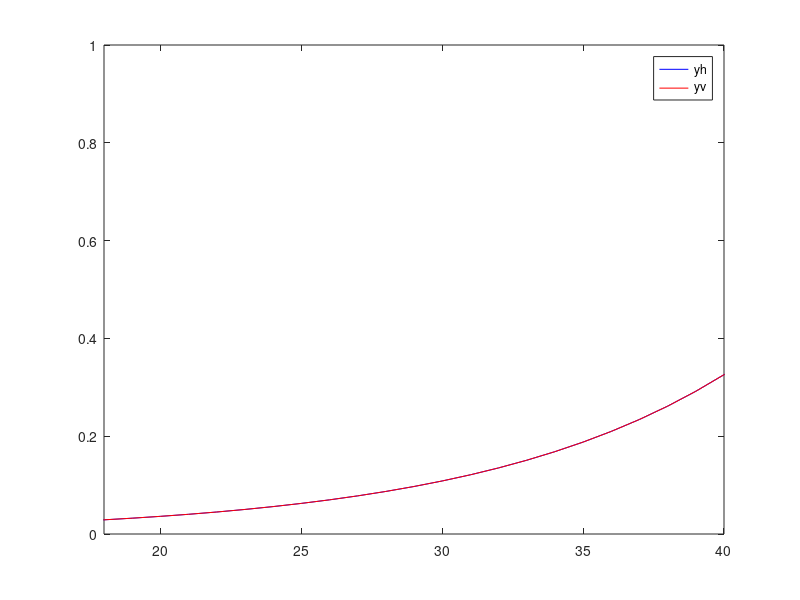

The MATLAB source for this figure: (Note: this script raises an error after producing the figure.)
%
% Build weight maps for paper illustration.
%
%

% Modelling left map - double exponential. This is matched to
% left(15,:) where left is loaded with load_sbgmaps.m.
x=[1:50];

yh=0.004*exp(0.11.*x);
yv=0.004*exp(0.11.*x);

figure(110); clf;
plot (x,yh,'b');
hold on;
%plot (x,yhcmp,'b--');
%plot (x,yhcmp2,'b..');
plot (x,yv,'r');
%plot (x,yvcmp,'r--');
xlim([18 40]);
%ylim([0 5]);
legend('yh','yv')
omsetgrid([1,0]);

% A parameter for graphing
zlim_max=1;

% Do the sine part in higher precision first, to ensure symmetry
% (rather than having circ commands of 12 and 13). Use 5000 pixels
% rather than 50.
%
% Here's half a sine wave. Both at 1900 was my starting point.
sine_width1 = 5000/2;
sine_width2 = sine_width1;

% Create Y from yh and yv.
YH = repmat(yh,50,1);
YV = repmat(yv,50,1);

zer=zeros(1,5000);

x2=[0:4999];
z1 = sin(x2.*pi./sine_width1);
z2 = sin(x2.*pi./sine_width2);

mask1A = find(x2<sine_width1);
mask1AL = find(x2<sine_width1/2);
mask1AR = find(x2<sine_width1 & x2>=sine_width1/2);
mask1B = find(x2>=sine_width1);

mask2A = find(x2<sine_width2);
mask2AL = find(x2<sine_width2/2);
mask2AR = find(x2<sine_width2 & x2>=sine_width2/2);
mask2B = find(x2>=sine_width2);

maxpoint1 = sine_width1/2; % Peak of sine1
crosspoint1L = maxpoint1 - 5000/8;
crosspoint1R = maxpoint1 + 5000/8;
maxpoint2 = sine_width1/2;
crosspoint2L = maxpoint2- 5000/8;
crosspoint2R = maxpoint2 + 5000/8;

% Empirically determined suitable multiplier to give a -7,-7 saccade
m_at_crosspoint1 = 0.65; % Vert
m_at_crosspoint2 = 1.7;  % Horz

onesmultfunc = ones(1,5000);
multfunc1L = onesmultfunc; % sigmultfunc1L, linmultfunc1L or onesmultfunc;
multfunc2L = onesmultfunc; % sigmultfunc2L, linmultfunc2L or onesmultfunc;

% Flipping same for all functions:
multfunc1R = [fliplr(multfunc1L(mask1A)), zer(mask1B)];
multfunc2R = [fliplr(multfunc2L(mask2A)), zer(mask2B)];

z1L = z1.*multfunc1L;
z1R = z1.*multfunc1R;

z2L = z2.*multfunc2L;
z2R = z2.*multfunc2R;

curv1 = [z1L(mask1AL), z1R(mask1AR), zer(mask1B)]'; % Vertical. eyeRx
curv2 = [z2L(mask2AL), z2R(mask2AR), zer(mask2B)]'; % Horz

figure(105); clf;
plot (x2,curv1,'r');
hold on;
plot (x2,curv2, 'g');
plot (x2, multfunc1L, 'k')
plot (x2, multfunc2L, 'm')

title ('single sine(s) on 5000 wide space');
% Now rotate and shift these sines.
omsetgrid([2,0]);

first_shift1 = -sine_width1./2;
first_shift2 = -sine_width2./2 + 5000./4;

shift = 5000./2;

c1 = circshift(curv1, first_shift1);
figure(160); clf; hold on;
plot (x2,c1,'b');

c3 = circshift(c1, shift);
plot (x2,c3,'g');


c2 = circshift(curv2, first_shift2);
plot (x2,c2,'r');

c4 = circshift(c2, shift);
plot (x2,c4,'k');
title('Shifted sines on 5000 wide space')
omsetgrid([3,0]);

% Now down-sample
c1d = downsample(c1,100);
c2d = downsample(c2,100);
c3d = downsample(c3,100);
c4d = downsample(c4,100);

figure(170); clf; hold on;
plot (x, c1d, 'bo-');
plot (x, c2d, 'ro-');
plot (x, c3d, 'go-');
plot (x, c4d, 'ko-');
title('downsampled sines on usual 50 pixel space');
legend('U','L','D','R');
omsetgrid([4,0]);
C1 = repmat(c1d,1,50);
USHEET = C1.*YV;

C2 = repmat(c2d,1,50);
RSHEET = C2.*YH;

C3 = repmat(c3d,1,50);
DSHEET = C3.*YV;

C4 = repmat(c4d,1,50);
LSHEET = C4.*YH;

% Set to 1 to print out pngs:
printmaps = 0

figure(201);
surf(LSHEET);
zlim([0 zlim_max]);
title('Left');
omsetgrid([1,1]);
if printmaps
    print('left.png');
end

figure(202);
surf(RSHEET);
zlim([0 zlim_max]);
title('Right');
omsetgrid([2,1]);
if printmaps
    print('right.png');
end

figure(203);
surf(USHEET);
zlim([0 zlim_max]);
title('Up');
omsetgrid([3,1]);
if printmaps
    print('up.png');
end

figure(204);
surf(DSHEET);
zlim([0 zlim_max]);
title('Down');
omsetgrid([4,1]);
if printmaps
    print('down.png');
end

figure(208); clf;
surf(DSHEET);
hold on;
surf(LSHEET);
zlim([0 zlim_max]);
view([0,90])
title('Left and down');
omsetgrid([4,2]);

%
%
%
% For the paper
h_f = figure (300); clf;
h_f_pos = get(h_f, 'Position');
set(h_f, 'Position', [20, 1000, 2100, 1400]);

% Best viewing angle for the surfaces
viewx=320; viewy=32;

% Spacing for subaxes
sa_spc = 0.03;
sa_pad = 0.03;
sa_pad_mid = 0.04;
sa_pad_2d = 0.03;
sa_marg = 0.08;
sa_marg_mid = 0.1;
sa_marg_sideout = 0.1;

% Your favoured line width and marker size:
lw = 2;
ms = 20;

% Main fontsize
fs1 = 32;

zmax = 1;
%
% Utility functions
%

function offsetxlabel (h)
    xpos = get(h, 'position');
    xpos(2) = xpos(2)+2;
    halfwidth = 2.5;
    xpos(1) = xpos(1)-halfwidth;
    set(h, 'position', xpos);
end

function offsetylabel (h)
    xpos = get(h, 'position');
    xpos(1) = xpos(2)+2.2;
    halfwidth = 2.5;
    %xpos(1) = xpos(1)-halfwidth;
    set(h, 'position', xpos);
end

function offsetzlabel (h)
    xpos = get(h, 'position');
    xpos(1) = xpos(1)-3;
    halfwidth = 0.03;
    xpos(3) = xpos(3)+halfwidth;
    set(h, 'position', xpos);
end

function setaxprops (h, fs)
    set(h, 'fontsize', fs);
end

targxtxt = 'r';
targytxt = '\phi';

% LEFT
hax(1) = subaxis (2,2,1, 'SpacingVert', sa_spc, 'SpacingHoriz', sa_spc, ...
                  'PaddingLeft', sa_pad, 'PaddingRight', sa_pad, 'PaddingTop', sa_pad, 'PaddingBottom', sa_pad, ...
                  'MarginLeft', sa_marg, 'MarginRight', sa_marg, 'MarginTop', sa_marg, 'MarginBottom', sa_marg);

surf (LSHEET);
setaxprops (hax(1), fs1);

hxl(1)=xlabel(targxtxt, 'fontsize', fs1);
hyl(1)=ylabel(targytxt, 'fontsize', fs1);
%hzl(1)=zlabel('Weight', 'fontsize', fs1);
%offsetzlabel(hzl(1));

%title (['a) Left'], 'fontsize', fs1);
view([viewx viewy]);
zlim([0 zmax]);


% DOWN
hax(2) = subaxis (2,2,2, 'SpacingVert', sa_spc, 'SpacingHoriz', sa_spc, ...
                  'PaddingLeft', sa_pad, 'PaddingRight', sa_pad, 'PaddingTop', sa_pad, 'PaddingBottom', sa_pad, ...
                  'MarginLeft', sa_marg, 'MarginRight', sa_marg, 'MarginTop', sa_marg, 'MarginBottom', sa_marg);


surf (DSHEET);
setaxprops (hax(2), fs1);

hxl(2)=xlabel(targxtxt, 'fontsize', fs1);
hyl(2)=ylabel(targytxt, 'fontsize', fs1);

%title (['b) Down'], 'fontsize', fs1);
view([viewx viewy]);
zlim([0 zmax]);


% BOTH
hax(6) = subaxis (2,2,3, 'SpacingVert', sa_spc, 'SpacingHoriz', sa_spc, ...
                  'PaddingLeft', sa_pad, 'PaddingRight', sa_pad, 'PaddingTop', sa_pad, 'PaddingBottom', sa_pad, ...
                  'MarginLeft', sa_marg, 'MarginRight', sa_marg, 'MarginTop', sa_marg, 'MarginBottom', sa_marg);

surf (LSHEET);
hold on;
surf (DSHEET);
setaxprops (hax(6), fs1);

hxl(6)=xlabel(targxtxt, 'fontsize', fs1);
hyl(6)=ylabel(targytxt, 'fontsize', fs1);
%hzl(6)=zlabel('Weight', 'fontsize', fs1);
%offsetzlabel(hzl(6));

view([0 90]);
zlim([0 zmax]);
